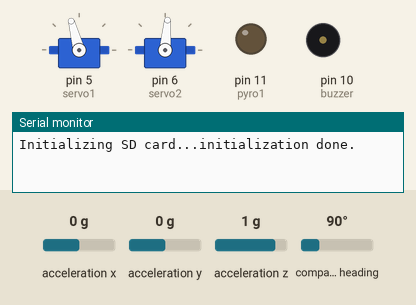
A sketch run on a simulated Arduino Uno, built with avr-gcc and run on an emulated ATmega328P. Parts: 2 × servo, output pins drawn as LEDs (lit = HIGH), buzzer (waves = sounding), the last lines printed to the serial monitor. The test bench sets the inputs (shaded band); at power-on: acceleration z 1 g, acceleration x 0 g, acceleration y 0 g, compass heading 90°. Storage starts empty.

Above: at 3.6 s.
3.7 s: acceleration z set to 1.4 g
5.2 s: acceleration x set to -1.4 g
At 5.8 s:
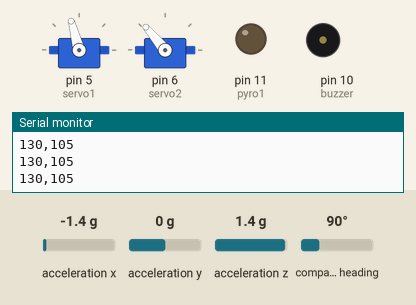
6.7 s: acceleration y set to -1.4 g
At 8.0 s:
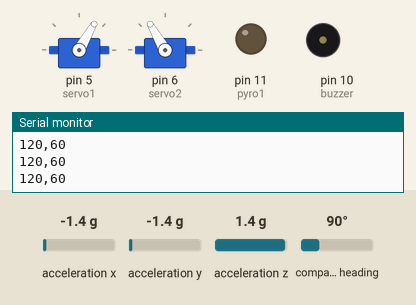
8.3 s: acceleration x set to 0.8 g
At 8.9 s:
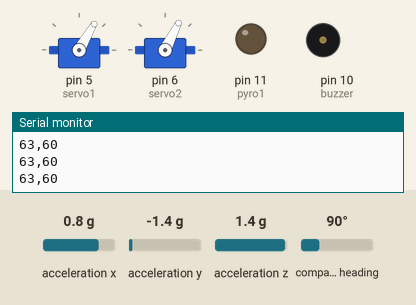
9.9 s: acceleration z set to -1.4 g
At 10.6 s:
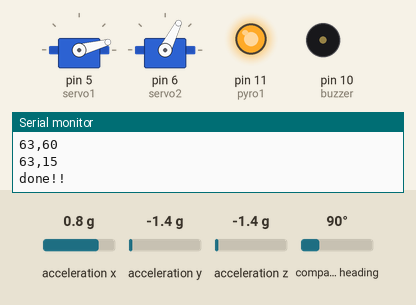
Timing chart, 0 to 13.4 s (numbered marks = the images above; inputs shaded):
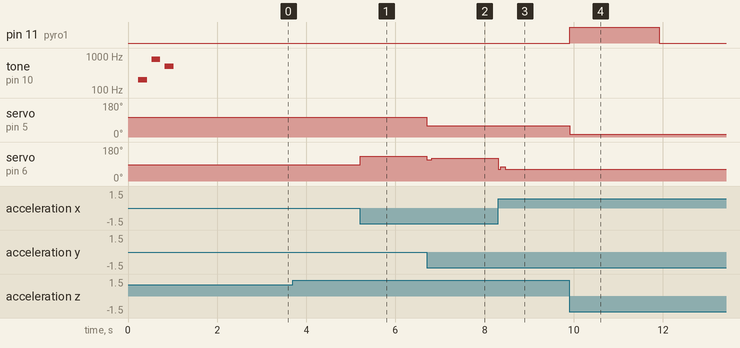

The sketch:

AuroraTF-3.1.ino
```cpp
//TTB Aerospace: Alto: AuroraR1

#include <SPI.h>
#include <Wire.h>
#include <SD.h>
#include <Arduino.h>
#include <Servo.h>
#include <PID_v1.h>
#include <Adafruit_Sensor.h>
#include <Adafruit_BNO055.h>

//sd card
File myFile;

// Set servo start value
const int initialServoValue1 = 105 ;
const int initialServoValue2 = 85 ;

// Declare servos
Servo servo1;
Servo servo2;

////////////////////////
int threshold = 12;

//pinouts for Aurora R1

const int ledPinG = 7;
const int ledPinR = 8;
const int ledPinB = 9;

const int buzzer = 10;
const int servo_x = 5;
const int servo_y = 6;
const int pyro1 = 11;

//PID Values


double desired, input, output;
double kp = 0.075;
double ki = 0.05;
double kd = 0.1;
//////////////////////////////
double desired2, input2, output2;
double kp2 = 0.075;
double ki2 = 0.05;
double kd2 = 0.1;
/////////////////////////////
PID pid(&input, &output, &desired, kp, ki, kd, DIRECT);
PID pid2(&input2, &output2, &desired2, kp2, ki2, kd2, DIRECT);


Adafruit_BNO055 bno(55);


void setup() {
  // Start serial connection
  Serial.begin(9600);


  Serial.print("Initializing SD card...");
  if (!SD.begin(4)) {
    Serial.println("initialization failed!");
    while (1);
  }
  Serial.println("initialization done.");
  // open the file. note that only one file can be open at a time,
  // so you have to close this one before opening another.
  myFile = SD.open("test.csv", FILE_WRITE);
  // if the file opened okay, write to it:
  if (myFile) {


    myFile.println("time,z,y,updown, servo_z, servo_y");

  }

  // Trap application into endless loop, if gyro sensor fails
  if (!bno.begin()) {
    Serial.println("Error initializing gyro sensor.\nPlease check connection!");
    while (1);
  }

  delay(200);
  bno.setExtCrystalUse(true);

  // Set desired PID value to 0 degrees
  desired = 0;
  desired2 = 0;


  // Define servo data pins (PWM enabled)
  servo1.attach(5);
  servo2.attach(6);

  // Set both servos to 90 degrees
  servo1.write(initialServoValue1);
  servo2.write(initialServoValue2);

  // Initialize PID
  pid.SetMode(AUTOMATIC);
  pid2.SetMode(AUTOMATIC);

  pinMode(buzzer, OUTPUT); // Set buzzer -
  pinMode(pyro1, OUTPUT);

  tone(buzzer, 200, 200);
  delay(300);
  tone(buzzer, 800, 200);
  delay(300);
  tone(buzzer, 500, 200);


  digitalWrite(ledPinG, HIGH);   // turn the LED on (HIGH is the voltage level)
  delay(300);                       // wait for a second
  digitalWrite(ledPinG, LOW);    // turn the LED off by making the voltage LOW
  delay(500);
  digitalWrite(ledPinG, HIGH);   // turn the LED on (HIGH is the voltage level)
  delay(300);                       // wait for a second
  digitalWrite(ledPinG, LOW);    // turn the LED off by making the voltage LOW
  delay(500);
}

int state = 0 ;
int times = 0;

void loop() {
  // Read gyro sensor data
  if (state == 0) {
    imu::Vector<3> li_ac = bno.getVector(Adafruit_BNO055::VECTOR_ACCELEROMETER);
    digitalWrite(ledPinR, HIGH);   // turn the LED on (HIGH is the voltage level)
    if (li_ac.z() > threshold ) {
      Serial.print(li_ac.z());

      state++ ;
    }

  }


  if (state == 1) {
    imu::Vector<3> li_ac = bno.getVector(Adafruit_BNO055::VECTOR_ACCELEROMETER);
    imu::Vector<3> euler = bno.getVector(Adafruit_BNO055::VECTOR_EULER);
    digitalWrite(ledPinR, LOW);   // turn the LED on (HIGH is the voltage level)
    digitalWrite(ledPinB, HIGH);   // turn the LED on (HIGH is the voltage level)


    // Get current degrees for Z axis
    int degreeZ = euler.z();
    input = abs(degreeZ);               // Calculate to absolute degrees
    pid.Compute();                      // Get correction value for Z axis

    // Apply correction value for Z axis
    int newZ;
    if (degreeZ < 0) {
      newZ = degreeZ + output;          // If gyro was moved counter clock-wise, add correction value
    } else {
      newZ = degreeZ - output;          // If gyro was moved clock-wise, subtract correction value
    }

    // Limit servo to min 0, or max 180 degrees
    if (newZ < -90) {
      newZ = -90;
    } else if (newZ > 90) {
      newZ = 90;
    }
    servo1.write((newZ * -1 ) + (  initialServoValue1));; // Add initialServoValue to make sure Servo is between 0 and 180

    // Communication functions to PID Frontend

    /////////////////////////////////////////////////////////////////////////////////////////////////second axis


    // Get current degrees for Z axis
    int degreeY = euler.y();
    input2 = abs(degreeY);               // Calculate to absolute degrees
    pid2.Compute();                      // Get correction value for Z axis

    // Apply correction value for Z axis
    int newY;
    if (degreeY < 0) {
      newY = degreeY + output2;          // If gyro was moved counter clock-wise, add correction value
    } else {
      newY = degreeY - output2;          // If gyro was moved clock-wise, subtract correction value
    }

    // Limit servo to min 0, or max 180 degrees
    if (newY < -90) {
      newY = -90;
    } else if (newY > 90) {
      newY = 90;
    }
    servo2.write((newY * -1 ) + (  initialServoValue2));; // Add initialServoValue to make sure Servo is between 0 and 180

    // Communication functions to PID Frontend
    // for tuning PID values and reading out current PID calculations


    times++;
    Serial.print((newY * -1 ) + (  initialServoValue2));
    Serial.print(",");
    Serial.println((newZ * -1 ) + (  initialServoValue1));

    //datalogging
    myFile.print(times);
    myFile.print(",");
    myFile.print(degreeY);
    myFile.print(",");
    myFile.print(degreeZ);
    myFile.print(",");
    myFile.print(li_ac.z());
    myFile.print(",");
    myFile.print(newY);
    myFile.print(",");
    myFile.println(newZ);


    if (li_ac.z() < -.5 ) {

      state++;
    }

  }


  if (state == 2) {
    digitalWrite(ledPinB, LOW);   // turn the LED on (HIGH is the voltage level)
    digitalWrite(ledPinG, HIGH);
    myFile.close();
    Serial.print("done!!");
    digitalWrite(pyro1, HIGH);
    delay(2000);
    digitalWrite(pyro1, LOW);
    state++ ;
  }

  if (state == 3) {
    Serial.print("program terminated");

  }

}
```

Measured:
- after the input at 5.2 s, servo on pin 6 (servo2): 85° → 130° at once
- after the input at 6.7 s, servo on pin 5 (servo1): 105° → 60° at once; servo on pin 6 (servo2): 130° → 112° at once, → 120° 0.11 s later
- after the input at 8.3 s, servo on pin 6 (servo2): 120° → 75° at once, → 63° 0.16 s later
- after the input at 9.9 s, pin 11 (pyro1): LOW → HIGH at once, → LOW 2.0 s later; servo on pin 5 (servo1): 60° → 15° at once
